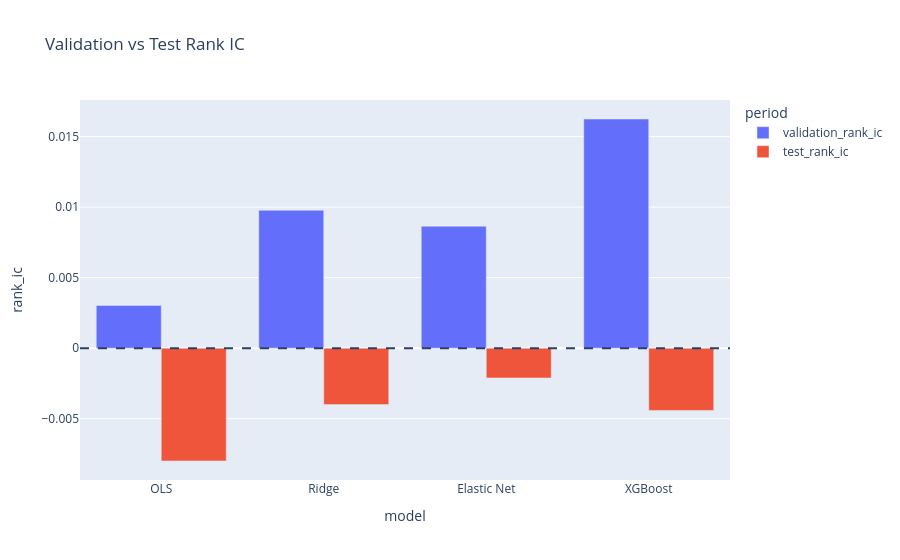

The cell this chart's notebook holds for it:
### Code cell
# Plot 
ic_long = ic_period_comparison.melt(
    id_vars="model",
    var_name="period",
    value_name="rank_ic",
)

fig = px.bar(
    ic_long,
    x="model",
    y="rank_ic",
    color="period",
    barmode="group",
    title="Validation vs Test Rank IC",
)

fig.add_hline(
    y=0,
    line_dash="dash"
)

fig.show()

### Figure 1 — Plotly figure (JSON) as saved in the notebook; plotly's stock layout.template omitted (floating-point values rounded to 4 significant figures)
{"data": [{"alignmentgroup": "True", "hovertemplate": "period=validation_rank_ic<br>model=%{x}<br>rank_ic=%{y}<extra></extra>", "legendgroup": "validation_rank_ic", "marker": {"color": "#636efa", "pattern": {"shape": ""}}, "name": "validation_rank_ic", "offsetgroup": "validation_rank_ic", "orientation": "v", "showlegend": true, "textposition": "auto", "type": "bar", "x": ["OLS", "Ridge", "Elastic Net", "XGBoost"], "xaxis": "x", "y": [0.003027, 0.009774, 0.008646, 0.01625], "yaxis": "y"}, {"alignmentgroup": "True", "hovertemplate": "period=test_rank_ic<br>model=%{x}<br>rank_ic=%{y}<extra></extra>", "legendgroup": "test_rank_ic", "marker": {"color": "#EF553B", "pattern": {"shape": ""}}, "name": "test_rank_ic", "offsetgroup": "test_rank_ic", "orientation": "v", "showlegend": true, "textposition": "auto", "type": "bar", "x": ["OLS", "Ridge", "Elastic Net", "XGBoost"], "xaxis": "x", "y": [-0.007998, -0.004002, -0.002113, -0.004412], "yaxis": "y"}], "layout": {"barmode": "group", "legend": {"title": {"text": "period"}, "tracegroupgap": 0}, "shapes": [{"line": {"dash": "dash"}, "type": "line", "x0": 0, "x1": 1, "xref": "x domain", "y0": 0, "y1": 0, "yref": "y"}], "title": {"text": "Validation vs Test Rank IC"}, "xaxis": {"anchor": "y", "domain": [0, 1], "title": {"text": "model"}}, "yaxis": {"anchor": "x", "domain": [0, 1], "title": {"text": "rank_ic"}}}}
